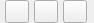
<?xml version="1.0" encoding="UTF-8"?>
<ui version="4.0">
 <class>upload_btns</class>
 <widget class="QWidget" name="upload_btns">
  <property name="geometry">
   <rect>
    <x>0</x>
    <y>0</y>
    <width>94</width>
    <height>22</height>
   </rect>
  </property>
  <property name="windowTitle">
   <string>upload_btns</string>
  </property>
  <layout class="QHBoxLayout" name="horizontalLayout">
   <property name="spacing">
    <number>0</number>
   </property>
   <property name="leftMargin">
    <number>0</number>
   </property>
   <property name="topMargin">
    <number>0</number>
   </property>
   <property name="rightMargin">
    <number>0</number>
   </property>
   <property name="bottomMargin">
    <number>0</number>
   </property>
   <item>
    <widget class="QToolButton" name="open">
     <property name="text">
      <string/>
     </property>
     <property name="icon">
      <iconset resource="firmware.qrc">
       <normaloff>:/operate/image/open_file.png</normaloff>:/operate/image/open_file.png</iconset>
     </property>
    </widget>
   </item>
   <item>
    <widget class="QToolButton" name="start">
     <property name="text">
      <string/>
     </property>
     <property name="icon">
      <iconset resource="firmware.qrc">
       <normaloff>:/operate/image/start_task.png</normaloff>:/operate/image/start_task.png</iconset>
     </property>
    </widget>
   </item>
   <item>
    <widget class="QToolButton" name="delete_">
     <property name="text">
      <string/>
     </property>
     <property name="icon">
      <iconset resource="firmware.qrc">
       <normaloff>:/operate/image/delete.png</normaloff>:/operate/image/delete.png</iconset>
     </property>
    </widget>
   </item>
  </layout>
 </widget>
 <layoutdefault spacing="6" margin="11"/>
 <resources>
  <include location="firmware.qrc"/>
 </resources>
 <connections/>
</ui>
